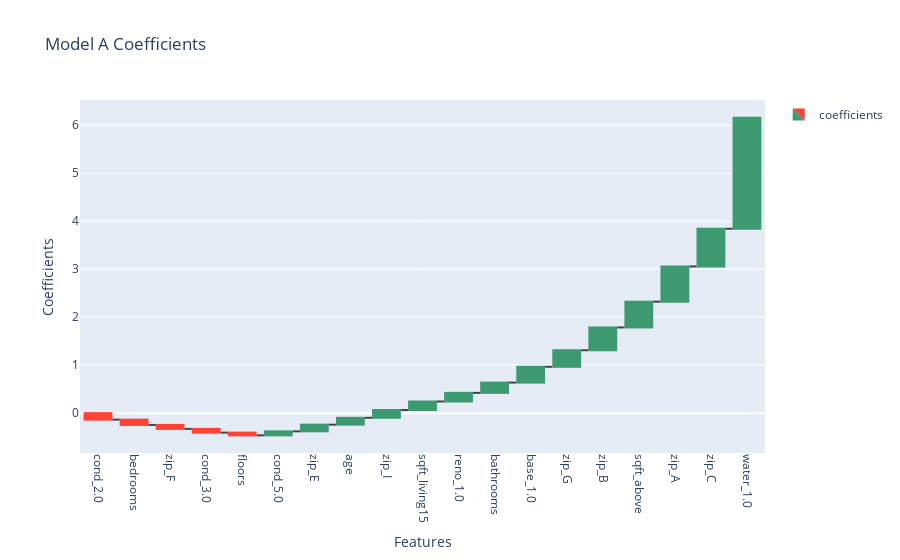

This figure's notebook cell:
### Code cell
lists_A = sorted(coefficients_A.items(), key = lambda item: item[1])
a, b = zip(*lists_A)
fig = go.Figure(go.Waterfall(x  = a, y = b, 
                             name = "coefficients"))
fig.update_layout(title = 'Model A Coefficients',
                  showlegend = True)
fig.update_xaxes(title_text = 'Features', tickangle = 90)
fig.update_yaxes(title_text = 'Coefficients')
fig.show()
#fig.write_image('./Data & Figures/model_A_waterfall.png')

### Figure 1 — Plotly figure (JSON) as saved in the notebook; plotly's stock layout.template omitted (floating-point values rounded to 4 significant figures)
{"data": [{"name": "coefficients", "type": "waterfall", "x": ["cond_2.0", "bedrooms", "zip_F", "cond_3.0", "floors", "cond_5.0", "zip_E", "age", "zip_I", "sqft_living15", "reno_1.0", "bathrooms", "base_1.0", "zip_G", "zip_B", "sqft_above", "zip_A", "zip_C", "water_1.0"], "y": [-0.1352, -0.1107, -0.0821, -0.078, -0.05685, 0.08377, 0.139, 0.1431, 0.1622, 0.1772, 0.1798, 0.2142, 0.3292, 0.3447, 0.4748, 0.5373, 0.7337, 0.7859, 2.315]}], "layout": {"showlegend": true, "title": {"text": "Model A Coefficients"}, "xaxis": {"tickangle": 90, "title": {"text": "Features"}}, "yaxis": {"title": {"text": "Coefficients"}}}}
